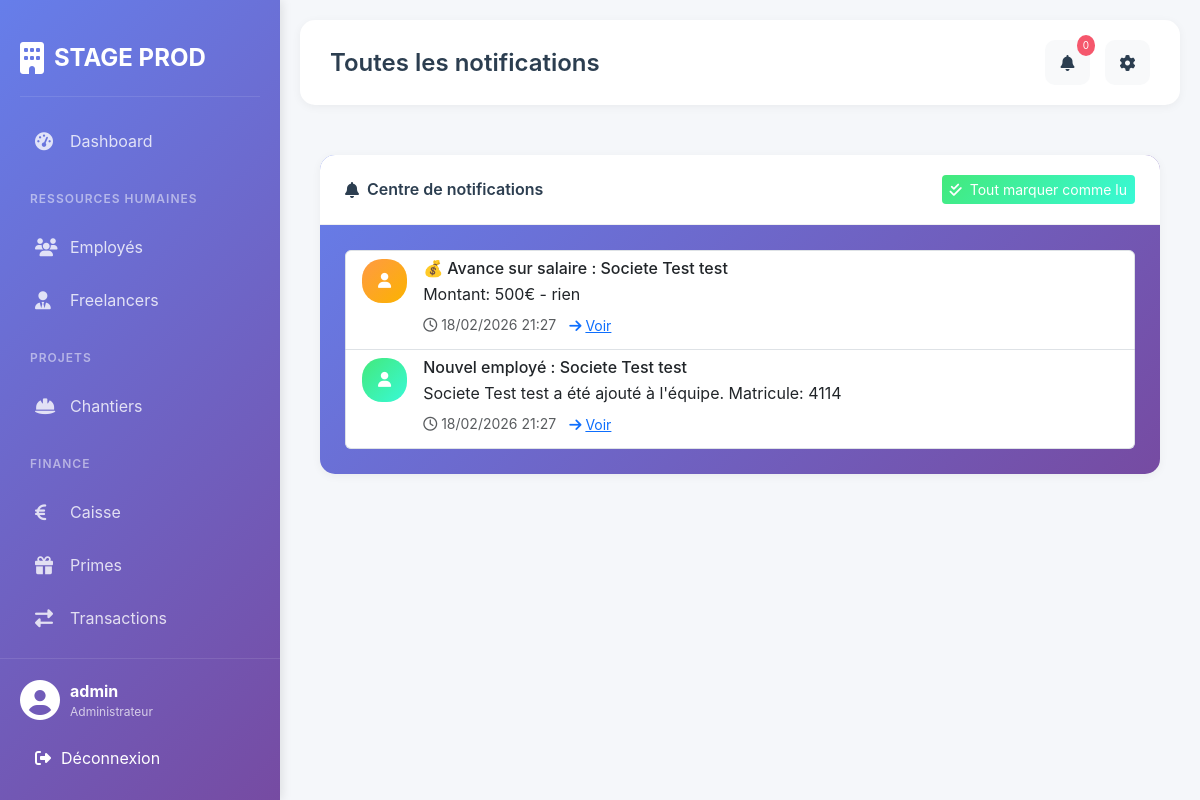
The app's page /notifications/ (signed in) with its own data.
### gestion/models.py (models this page shows, shortened)
class Notification(models.Model):
    TYPE_CHOICES = [
        ('INFO', 'Information'),
        ('SUCCESS', 'Succès'),
        ('WARNING', 'Avertissement'),
        ('DANGER', 'Important'),
    ]
    CATEGORIE_CHOICES = [
        ('EMPLOYE', 'Employé'),
        ('FREELANCER', 'Freelancer'),
        ('CHANTIER', 'Chantier'),
        ('TRANSACTION', 'Transaction'),
        ('PRIME', 'Prime'),
        ('PLANNING', 'Planning'),
        ('SYSTEME', 'Système'),
    ]
    titre = models.CharField(max_length=200)
    message = models.TextField()
    type_notification = models.CharField(max_length=20, choices=TYPE_CHOICES, default='INFO')
    categorie = models.CharField(max_length=20, choices=CATEGORIE_CHOICES, default='SYSTEME')
    lien = models.CharField(max_length=200, blank=True, null=True, help_text="Lien vers la ressource concernée")
    est_lu = models.BooleanField(default=False)
    est_archive = models.BooleanField(default=False)
    date_creation = models.DateTimeField(auto_now_add=True)
    date_lecture = models.DateTimeField(null=True, blank=True)
    employe = models.ForeignKey(Employe, on_delete=models.SET_NULL, null=True, blank=True)
    transaction = models.ForeignKey(Transaction, on_delete=models.SET_NULL, null=True, blank=True)
    chantier = models.ForeignKey(Chantier, on_delete=models.SET_NULL, null=True, blank=True)
    class Meta:
        ordering = ['-date_creation']

### gestion/views.py (the view)
# urls.py: path('notifications/', views.liste_notifications, name='liste_notifications'),
@login_required
def liste_notifications(request):
    notifications = Notification.objects.filter(est_archive=False).order_by('-date_creation')
    return render(request, 'notifications/liste.html', {'notifications': notifications})

### templates/notifications/liste.html (shortened to what this page needs)
{% extends 'base.html' %}
{% block page_title %}Toutes les notifications{% endblock %}
{% block content %}
<div class="card" style="background: linear-gradient(135deg, #667eea 0%, #764ba2 100%);">
    <div class="card-header">
        <h5 class="mb-0">
            <i class="fas fa-bell me-2"></i>
            Centre de notifications
        </h5>
        <button class="btn btn-success btn-sm" id="markAllRead">
            <i class="fas fa-check-double me-2"></i>Tout marquer comme lu
        </button>
    </div>
    <div class="card-body">
        <div class="list-group" id="notificationFullList">
            {% for notification in notifications %}
            <div class="list-group-item list-group-item-action {% if not notification.est_lu %}list-group-item-primary{% endif %}"
                 data-id="{{ notification.id }}">
                <div class="d-flex w-100 justify-content-between align-items-start">
                    <div class="d-flex align-items-start">
                        <div class="me-3">
                            <span class="badge
                                {% if notification.type_notification == 'SUCCESS' %}bg-success
                                {% elif notification.type_notification == 'WARNING' %}bg-warning
                                {% elif notification.type_notification == 'DANGER' %}bg-danger
                                {% else %}bg-info{% endif %} p-3">
                            </span>
                        </div>
                        <div>
                            <h6 class="mb-1">{{ notification.titre }}</h6>
                            <p class="mb-1">{{ notification.message }}</p>
                            <small class="text-muted">
                                <i class="far fa-clock me-1"></i>{{ notification.date_creation|date:"d/m/Y H:i" }}
                            </small>
                            {% if notification.lien %}
                            <a href="{{ notification.lien }}" class="btn btn-sm btn-link">
                                <i class="fas fa-arrow-right me-1"></i>Voir
                            </a>
                            {% endif %}
                        </div>
                    </div>
                </div>
            </div>
            {% empty %}
            <div class="text-center p-5">
                <i class="fas fa-bell-slash fa-4x text-muted mb-3"></i>
                <h5 class="text-muted">Aucune notification</h5>
                <p class="text-muted">Les nouvelles notifications apparaîtront ici</p>
            </div>
            {% endfor %}
        </div>
    </div>
</div>
{% endblock %}

### templates/base.html (shortened to what this page needs)
<!doctype html>
<html lang="fr">
  <head>
    <link
      href="https://cdn.jsdelivr.net/npm/bootstrap@5.3.0/dist/css/bootstrap.min.css"
      rel="stylesheet"
    />
    <link
      rel="stylesheet"
      href="https://cdnjs.cloudflare.com/ajax/libs/font-awesome/6.4.0/css/all.min.css"
    />
    {% load static %}
    <link rel="stylesheet" href="{% static 'css/style.css' %}" />
  </head>
  <body>
    <div class="sidebar">
      <div class="sidebar-brand">
        <i class="fas fa-building"></i>
        <span>STAGE PROD</span>
      </div>
      <div class="sidebar-menu">
        <div
          class="menu-item {% if request.resolver_match.url_name == 'dashboard' %}active{% endif %}"
        >
          <a href="{% url 'dashboard' %}">
            <i class="fas fa-tachometer-alt"></i>
            <span>Dashboard</span>
          </a>
        </div>
        <div class="menu-divider">Ressources Humaines</div>
        <div class="menu-item">
          <a href="{% url 'liste_employes' %}">
            <i class="fas fa-users"></i>
            <span>Employés</span>
          </a>
        </div>
        <div class="menu-item">
          <a href="{% url 'liste_freelancers' %}">
            <i class="fas fa-user-tie"></i>
            <span>Freelancers</span>
          </a>
        </div>
        <div class="menu-divider">Projets</div>
        <div class="menu-item">
          <a href="{% url 'liste_chantiers' %}">
            <i class="fas fa-hard-hat"></i>
            <span>Chantiers</span>
          </a>
        </div>
        <div class="menu-divider">Finance</div>
        <div class="menu-item">
          <a href="{% url 'finance_dashboard' %}">
            <i class="fas fa-euro-sign"></i>
            <span>Caisse</span>
          </a>
        </div>
        <div class="menu-item">
          <a href="{% url 'liste_primes' %}">
            <i class="fas fa-gift"></i>
            <span>Primes</span>
          </a>
        </div>
        <div class="menu-item">
          <a href="{% url 'liste_transactions' %}">
            <i class="fas fa-exchange-alt"></i>
            <span>Transactions</span>
          </a>
        </div>
      </div>
      <div class="sidebar-footer">
        <div class="user-info">
          <i class="fas fa-user-circle"></i>
          <div>
            <strong>{{ user.username }}</strong>
            <small>Administrateur</small>
          </div>
        </div>
        <form method="post" action="{% url 'logout' %}" style="display: inline">
          <button
            type="submit"
            class="logout-btn"
            style="
              width: 100%;
              border: none;
              background: none;
              padding: 10px 15px;
              color: white;
              text-align: left;
              cursor: pointer;
            "
          >
            <i class="fas fa-sign-out-alt"></i>
            Déconnexion
          </button>
        </form>
      </div>
    </div>
    <div class="main-content">
      <div class="top-header">
        <div class="header-title">
          {% block page_title %}Dashboard{% endblock %}
        </div>
        <div class="header-actions">
          <div class="dropdown">
            <button
              class="btn btn-light position-relative"
              type="button"
              id="notificationDropdown"
              data-bs-toggle="dropdown"
              aria-expanded="false"
            >
              <i class="fas fa-bell"></i>
              <span class="notification-badge" id="notificationCount">0</span>
            </button>
          </div>
          <div class="dropdown">
            <button
              class="btn btn-light"
              type="button"
              id="settingsDropdown"
              data-bs-toggle="dropdown"
              aria-expanded="false"
            >
              <i class="fas fa-cog"></i>
            </button>
          </div>
        </div>
      </div>
      <div class="content">{% block content %}{% endblock %}</div>
    </div>
  </body>
</html>

### static/css/style.css (style rules this page uses)
:root { --primary-color: #667eea; --secondary-color: #764ba2; --success-color: #43e97b; --danger-color: #f5576c; --warning-color: #ff9a44; --info-color: #4facfe; --dark: #2c3e50; --light: #f8f9fa; }
* { margin: 0; padding: 0; box-sizing: border-box; }
body { font-family: 'Inter', sans-serif; background: #f5f7fa; display: flex; min-height: 100vh; }
.sidebar { width: 280px; background: linear-gradient(135deg, #667eea 0%, #764ba2 100%); color: white; position: fixed; height: 100vh; left: 0; top: 0; overflow-y: auto; padding: 20px; box-shadow: 2px 0 10px rgba(0,0,0,0.1); z-index: 1000; }
.sidebar-brand { display: flex; align-items: center; gap: 10px; font-size: 24px; font-weight: 700; padding: 20px 0; border-bottom: 1px solid rgba(255,255,255,0.1); margin-bottom: 20px; }
.sidebar-brand i { font-size: 32px; }
.sidebar-menu { display: flex; flex-direction: column; gap: 5px; }
.menu-divider { font-size: 12px; text-transform: uppercase; letter-spacing: 1px; color: rgba(255,255,255,0.5); padding: 20px 10px 10px; font-weight: 600; }
.menu-item { border-radius: 10px; transition: all 0.3s; }
.menu-item a { display: flex; align-items: center; gap: 15px; padding: 12px 15px; color: rgba(255,255,255,0.8); text-decoration: none; transition: all 0.3s; }
.menu-item a i { width: 20px; font-size: 18px; }
.sidebar-footer { position: absolute; bottom: 0; left: 0; right: 0; padding: 20px; border-top: 1px solid rgba(255,255,255,0.1); }
.user-info { display: flex; align-items: center; gap: 10px; margin-bottom: 15px; }
.user-info i { font-size: 40px; }
.user-info div { display: flex; flex-direction: column; }
.user-info small { color: rgba(255,255,255,0.7); font-size: 12px; }
.logout-btn { display: flex; align-items: center; gap: 10px; padding: 10px 15px; background: rgba(255,255,255,0.1); border-radius: 8px; color: white; text-decoration: none; transition: all 0.3s; }
.main-content { flex: 1; margin-left: 280px; padding: 20px; }
.top-header { display: flex; justify-content: space-between; align-items: center; padding: 20px 30px; background: white; border-radius: 15px; margin-bottom: 30px; box-shadow: 0 2px 10px rgba(0,0,0,0.05); }
.header-title { font-size: 24px; font-weight: 600; color: var(--dark); }
.header-actions { display: flex; gap: 15px; }
.header-actions .btn { width: 45px; height: 45px; border-radius: 10px; display: flex; align-items: center; justify-content: center; background: #f8f9fa; border: none; color: var(--dark); position: relative; }
.notification-badge { position: absolute; top: -5px; right: -5px; background: var(--danger-color); color: white; font-size: 10px; padding: 3px 6px; border-radius: 50%; }
.content { padding: 20px; background: transparent; }
.card { background: white; border-radius: 15px; border: none; box-shadow: 0 2px 10px rgba(0,0,0,0.05); overflow: hidden; }
.card-header { background: white; border-bottom: 1px solid #f0f0f0; padding: 20px 25px; display: flex; justify-content: space-between; align-items: center; }
.card-header h5 { margin: 0; font-size: 16px; font-weight: 600; color: var(--dark); display: flex; align-items: center; }
.card-body { padding: 25px; }
.btn-success { background: linear-gradient(135deg, #43e97b 0%, #38f9d7 100%); border: none; }
.badge { padding: 5px 10px; border-radius: 20px; font-weight: 500; }
.bg-success { background: linear-gradient(135deg, #43e97b 0%, #38f9d7 100%) !important; }
.bg-warning { background: linear-gradient(135deg, #ff9a44 0%, #fbb300 100%) !important; }

### records on screen
Notification: titre "💰 Avance sur salaire : Societe Test test", message "Montant: 500€ - rien", date_creation "18/02/2026 21:27"
Notification: titre "Nouvel employé : Societe Test test", message "Societe Test test a été ajouté à l'équipe. Matricule: 4114", date_creation "18/02/2026 21:27"

### other values on screen
{{ user.username }} "admin"
